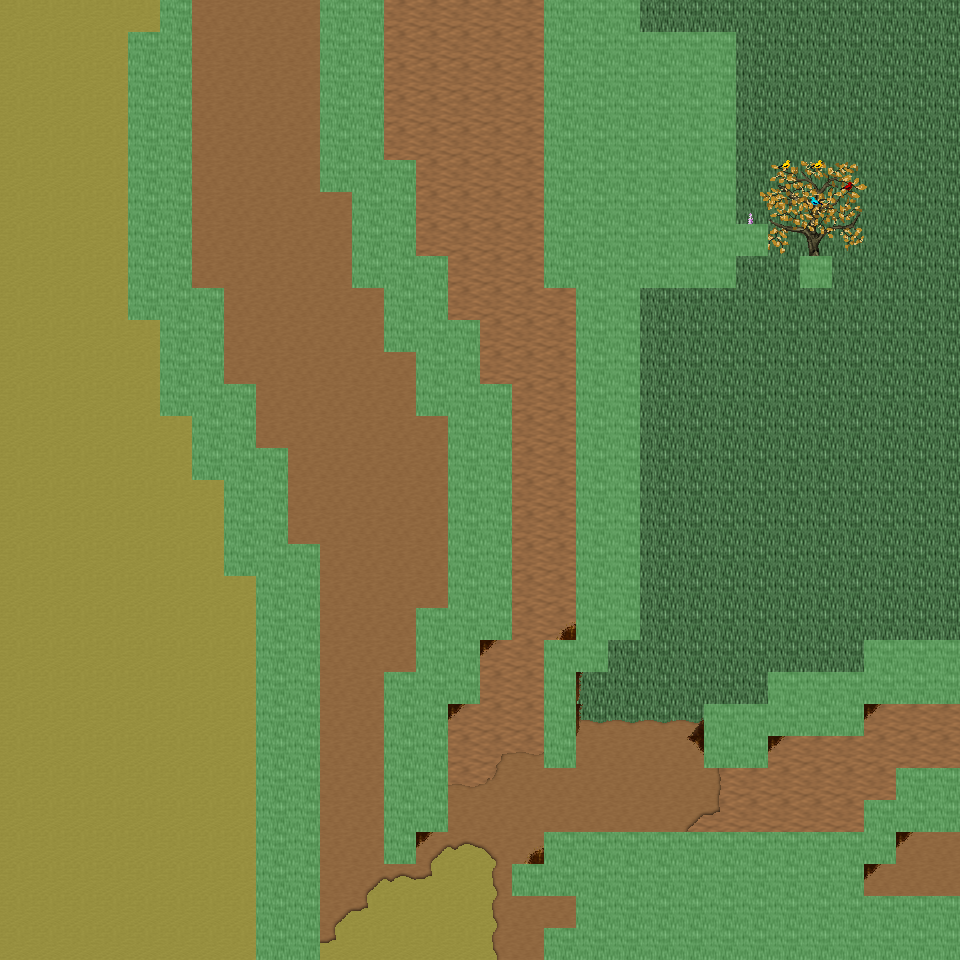

Rendered tile map (Tiled .tmx) drawn with the repository's tilesets; below, a short description and the map source with its tile grids summarised:
An orthogonal 30x30 tile map with 32x32 px tiles, 6 tile layers (Ground, Object, Object2, Above, ...), 37 tilesets and 9 objects (9x mapExit).

<map version="1.0" orientation="orthogonal" renderorder="right-down" width="30" height="30" tilewidth="32" tileheight="32" nextobjectid="10">
  <tileset firstgid="1" name="tileset_ground_ground" tilewidth="32" tileheight="32" tilecount="33" columns="3">
    <image source="../drawable/tileset_ground_ground.png" width="96" height="352" />
  </tileset>
  <tileset firstgid="34" name="tileset_ground_ridge_earth_dark" tilewidth="32" tileheight="32" tilecount="96" columns="12">
    <image source="../drawable/tileset_ground_ridge_earth_dark.png" width="384" height="256" />
  </tileset>
  <tileset firstgid="130" name="tileset_logic_collision" tilewidth="32" tileheight="32" tilecount="1" columns="1">
    <image source="../drawable/tileset_logic_collision.png" width="32" height="32" />
  </tileset>
  <tileset firstgid="131" name="tileset_logic_portal" tilewidth="32" tileheight="32" tilecount="24" columns="8">
    <image source="../drawable/tileset_logic_portal.png" width="256" height="96" />
  </tileset>
  <tileset firstgid="155" name="tileset_building_fence_fence_chunky" tilewidth="32" tileheight="32" tilecount="21" columns="3">
    <image source="../drawable/tileset_building_fence_fence_chunky.png" width="96" height="224" />
  </tileset>
  <tileset firstgid="176" name="tileset_item_statue_girl_with_bird" tilewidth="32" tileheight="32" tilecount="12" columns="4">
    <image source="../drawable/tileset_item_statue_girl_with_bird.png" width="128" height="96" />
  </tileset>
  <tileset firstgid="188" name="tileset_plant_bush_hosta" tilewidth="32" tileheight="32" tilecount="9" columns="3">
    <image source="../drawable/tileset_plant_bush_hosta.png" width="96" height="96" />
  </tileset>
  <tileset firstgid="197" name="tileset_logic_item_sheepfood" tilewidth="32" tileheight="32" tilecount="1" columns="1">
    <image source="../drawable/tileset_logic_item_sheepfood.png" width="32" height="32" />
  </tileset>
  <tileset firstgid="198" name="tileset_ground_rock_rocks_3" tilewidth="32" tileheight="32" tilecount="16" columns="4">
    <image source="../drawable/tileset_ground_rock_rocks_3.png" width="128" height="128" />
  </tileset>
  <tileset firstgid="214" name="tileset_item_statue_crystal_statues" tilewidth="32" tileheight="32" tilecount="12" columns="6">
    <image source="../drawable/tileset_item_statue_crystal_statues.png" width="192" height="64" />
  </tileset>
  <tileset firstgid="226" name="tileset_plant_tree_maple_tree" tilewidth="32" tileheight="32" tilecount="72" columns="8">
    <image source="../drawable/tileset_plant_tree_maple_tree.png" width="256" height="288" />
  </tileset>
  <tileset firstgid="298" name="tileset_plant_stump_small_stump" tilewidth="32" tileheight="32" tilecount="4" columns="2">
    <image source="../drawable/tileset_plant_stump_small_stump.png" width="64" height="64" />
  </tileset>
  <tileset firstgid="302" name="tileset_item_statue_plants_potted_stone" tilewidth="32" tileheight="32" tilecount="6" columns="3">
    <image source="../drawable/tileset_item_statue_plants_potted_stone.png" width="96" height="64" />
  </tileset>
  <tileset firstgid="308" name="tileset_logic_creature_sheep" tilewidth="32" tileheight="32" tilecount="1" columns="1">
    <image source="../drawable/tileset_logic_creature_sheep.png" width="32" height="32" />
  </tileset>
  <tileset firstgid="309" name="tileset_furniture_chair_bench_white" tilewidth="32" tileheight="32" tilecount="8" columns="2">
    <image source="../drawable/tileset_furniture_chair_bench_white.png" width="64" height="128" />
  </tileset>
  <tileset firstgid="317" name="tileset_furniture_sink_dark_side_on" tilewidth="32" tileheight="32" tilecount="6" columns="3">
    <image source="../drawable/tileset_furniture_sink_dark_side_on.png" width="96" height="64" />
  </tileset>
  <tileset firstgid="323" name="tileset_object_birds" tilewidth="32" tileheight="32" tilecount="4" columns="2">
    <image source="../drawable/tileset_object_birds.png" width="64" height="64" />
  </tileset>
  <tileset firstgid="327" name="tileset_logic_creature_animal" tilewidth="32" tileheight="32" tilecount="32" columns="8">
    <image source="../drawable/tileset_logic_creature_animal.png" width="256" height="128" />
  </tileset>
  <tileset firstgid="359" name="tileset_ground_earth_edges" tilewidth="32" tileheight="32" tilecount="18" columns="6">
    <image source="../drawable/tileset_ground_earth_edges.png" width="192" height="96" />
  </tileset>
  <tileset firstgid="377" name="tileset_ground_grass_corners" tilewidth="32" tileheight="32" tilecount="24" columns="6">
    <image source="../drawable/tileset_ground_grass_corners.png" width="192" height="128" />
  </tileset>
  <tileset firstgid="401" name="tileset_building_stairs_stairs_grey" tilewidth="32" tileheight="32" tilecount="6" columns="3">
    <image source="../drawable/tileset_building_stairs_stairs_grey.png" width="96" height="64" />
  </tileset>
  <tileset firstgid="407" name="tileset_logic_creature_ent" tilewidth="32" tileheight="32" tilecount="4" columns="4">
    <image source="../drawable/tileset_logic_creature_ent.png" width="128" height="32" />
  </tileset>
  <tileset firstgid="411" name="tileset_plant_tree_pine_tree" tilewidth="32" tileheight="32" tilecount="20" columns="4">
    <image source="../drawable/tileset_plant_tree_pine_tree.png" width="128" height="160" />
  </tileset>
  <tileset firstgid="431" name="tileset_plant_tree_oak_tree" tilewidth="32" tileheight="32" tilecount="20" columns="4">
    <image source="../drawable/tileset_plant_tree_oak_tree.png" width="128" height="160" />
  </tileset>
  <tileset firstgid="451" name="tileset_plant_tree_chestnut_tree" tilewidth="32" tileheight="32" tilecount="20" columns="4">
    <image source="../drawable/tileset_plant_tree_chestnut_tree.png" width="128" height="160" />
  </tileset>
  <tileset firstgid="471" name="tileset_building_thatched_roof_cottage1" tilewidth="32" tileheight="32" tilecount="20" columns="4">
    <image source="../drawable/tileset_building_thatched_roof_cottage1.png" width="128" height="160" />
  </tileset>
  <tileset firstgid="491" name="tileset_building_thatched_roof_cottage2" tilewidth="32" tileheight="32" tilecount="20" columns="4">
    <image source="../drawable/tileset_building_thatched_roof_cottage2.png" width="128" height="160" />
  </tileset>
  <tileset firstgid="511" name="tileset_logic_item_vegetable" tilewidth="32" tileheight="32" tilecount="16" columns="8">
    <image source="../drawable/tileset_logic_item_vegetable.png" width="256" height="64" />
  </tileset>
  <tileset firstgid="527" name="tileset_object_well" tilewidth="32" tileheight="32" tilecount="4" columns="2">
    <image source="../drawable/tileset_object_well.png" width="64" height="64" />
  </tileset>
  <tileset firstgid="531" name="tileset_plant_flower_flower_bed_1" tilewidth="32" tileheight="32" tilecount="35" columns="7">
    <image source="../drawable/tileset_plant_flower_flower_bed_1.png" width="224" height="160" />
  </tileset>
  <tileset firstgid="566" name="tileset_plant_flower_small_flower_bed" tilewidth="32" tileheight="32" tilecount="12" columns="3">
    <image source="../drawable/tileset_plant_flower_small_flower_bed.png" width="96" height="128" />
  </tileset>
  <tileset firstgid="578" name="tileset_plant_flower_small_flower_bed_2" tilewidth="32" tileheight="32" tilecount="12" columns="3">
    <image source="../drawable/tileset_plant_flower_small_flower_bed_2.png" width="96" height="128" />
  </tileset>
  <tileset firstgid="590" name="tileset_plant_flower_foxgloves" tilewidth="32" tileheight="32" tilecount="4" columns="2">
    <image source="../drawable/tileset_plant_flower_foxgloves.png" width="64" height="64" />
  </tileset>
  <tileset firstgid="594" name="tileset_plant_flower_hothouse_flowers" tilewidth="32" tileheight="32" tilecount="72" columns="6">
    <image source="../drawable/tileset_plant_flower_hothouse_flowers.png" width="192" height="384" />
  </tileset>
  <tileset firstgid="666" name="tileset_plant_bush_bush_mult_colored" tilewidth="32" tileheight="32" tilecount="6" columns="3">
    <image source="../drawable/tileset_plant_bush_bush_mult_colored.png" width="96" height="64" />
  </tileset>
  <tileset firstgid="672" name="tileset_object_ents" tilewidth="32" tileheight="32" tilecount="50" columns="5">
    <image source="../drawable/tileset_object_ents.png" width="160" height="320" />
  </tileset>
  <tileset firstgid="722" name="tileset_ground_green_paving" tilewidth="32" tileheight="32" tilecount="18" columns="3">
    <image source="../drawable/tileset_ground_green_paving.png" width="96" height="192" />
  </tileset>
  <layer name="Ground" width="30" height="30">
    <data>[900 cells, 900 non-empty, 4 distinct tile ids]</data>
  </layer>
  <layer name="Object" width="30" height="30">
    <data>[900 cells, 302 non-empty, 61 distinct tile ids]</data>
  </layer>
  <layer name="Object2" width="30" height="30">
    <data>[900 cells, 26 non-empty, 13 distinct tile ids]</data>
  </layer>
  <layer name="Above" width="30" height="30">
    <data>[900 cells, 12 non-empty, 12 distinct tile ids]</data>
  </layer>
  <layer name="Above2" width="30" height="30">
    <data>[900 cells, 5 non-empty, 4 distinct tile ids]</data>
  </layer>
  <layer name="Walkable" width="30" height="30">
    <data>[900 cells, 270 non-empty, 1 distinct tile ids]</data>
  </layer>
  <objectgroup name="MapEvents">
    <object id="1" name="north" type="mapExit" x="0" y="0" width="160" height="32">
      <properties>
        <property name="map" value="level_0_x187_y8" />
        <property name="x" value="0" />
        <property name="y" value="28" />
      </properties>
    </object>
    <object id="2" name="north2" type="mapExit" x="192" y="0" width="128" height="32">
      <properties>
        <property name="map" value="level_0_x187_y8" />
        <property name="x" value="6" />
        <property name="y" value="28" />
      </properties>
    </object>
    <object id="3" name="north3" type="mapExit" x="384" y="0" width="160" height="32">
      <properties>
        <property name="map" value="level_0_x187_y8" />
        <property name="x" value="12" />
        <property name="y" value="28" />
      </properties>
    </object>
    <object id="4" name="north4" type="mapExit" x="640" y="0" width="320" height="32">
      <properties>
        <property name="map" value="level_0_x187_y8" />
        <property name="x" value="20" />
        <property name="y" value="28" />
      </properties>
    </object>
    <object id="5" name="south" type="mapExit" x="0" y="928" width="256" height="32">
      <properties>
        <property name="map" value="level_0_x187_y10" />
        <property name="x" value="0" />
        <property name="y" value="1" />
      </properties>
    </object>
    <object id="6" name="south2" type="mapExit" x="320" y="928" width="224" height="32">
      <properties>
        <property name="map" value="level_0_x187_y10" />
        <property name="x" value="10" />
        <property name="y" value="1" />
      </properties>
    </object>
    <object id="7" name="east" type="mapExit" x="928" y="0" width="32" height="640">
      <properties>
        <property name="map" value="level_0_x188_y9" />
        <property name="x" value="1" />
        <property name="y" value="0" />
      </properties>
    </object>
    <object id="8" name="east2" type="mapExit" x="928" y="704" width="32" height="64">
      <properties>
        <property name="map" value="level_0_x188_y9" />
        <property name="x" value="1" />
        <property name="y" value="22" />
      </properties>
    </object>
    <object id="9" name="east3" type="mapExit" x="928" y="832" width="32" height="64">
      <properties>
        <property name="map" value="level_0_x188_y9" />
        <property name="x" value="1" />
        <property name="y" value="26" />
      </properties>
    </object>
  </objectgroup>
</map>
